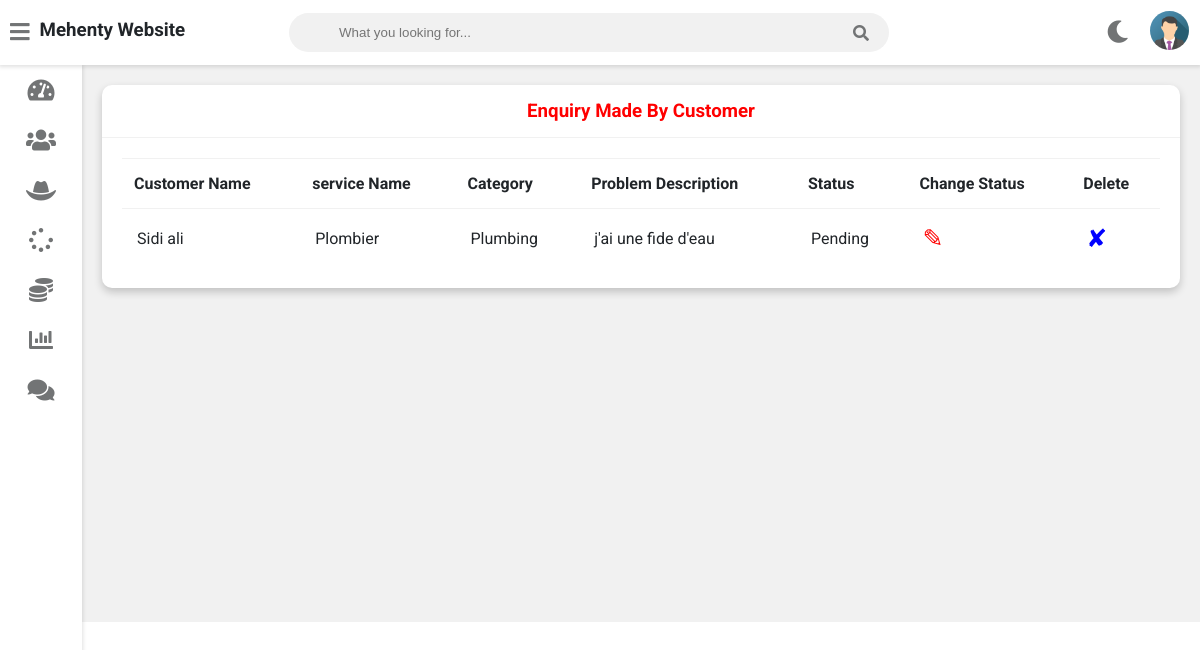
The page /admin-view-request (signed in) on the database as committed earlier.
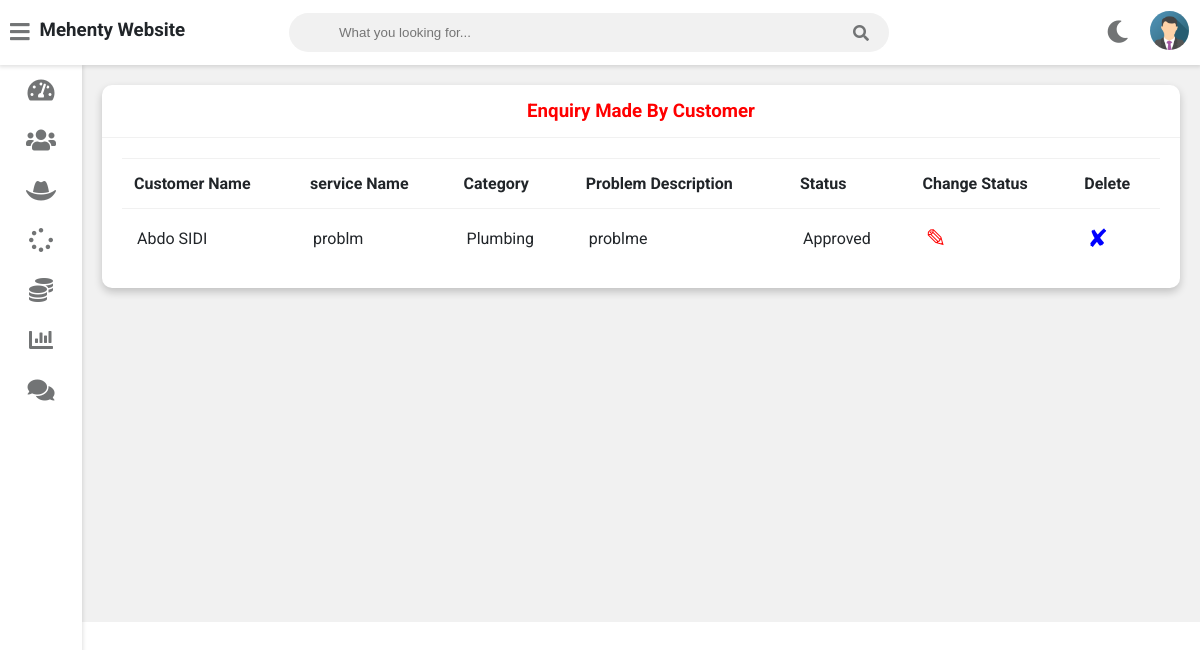
The same page on the database as committed later.
### service/models.py (models this page shows, shortened)
class Customer(models.Model):
    user=models.OneToOneField(User,on_delete=models.CASCADE)
    profile_pic= models.ImageField(upload_to='profile_pic/CustomerProfilePic/',null=True,blank=True)
    address = models.CharField(max_length=40)
    mobile = models.CharField(max_length=20,null=False)
    @property
    def get_name(self):
        return self.user.first_name+" "+self.user.last_name

class Request(models.Model):
    cat=(('Plumbing', 'Plumbing'),('Electricity', 'Electricity'),('Painting', 'Painting'),('Carpentry', 'Carpentry'))
    category=models.CharField(max_length=50,choices=cat)
    service_no=models.PositiveIntegerField(null=False)
    service_name = models.CharField(max_length=40,null=False)
    problem_description = models.CharField(max_length=500,null=False)
    date=models.DateField(auto_now=True)
    cost=models.PositiveIntegerField(null=True)
    customer=models.ForeignKey('Customer', on_delete=models.CASCADE,null=True)
    Technician=models.ForeignKey('Technician',on_delete=models.CASCADE,null=True)
    stat=(('Pending','Pending'),('Approved','Approved'),('Repairing','Repairing'),('Repairing Done','Repairing Done'),('Released','Released'))
    status=models.CharField(max_length=50,choices=stat,default='Pending',null=True)

### service/views.py (the view)
# urls.py: path('admin-view-request',views.admin_view_request_view,name='admin-view-request'),
@login_required(login_url='adminlogin')
def admin_view_request_view(request):
    enquiry=models.Request.objects.all().order_by('-id')
    customers=[]
    for enq in enquiry:
        customer=models.Customer.objects.get(id=enq.customer_id)
        customers.append(customer)
    return render(request,'service/admin_view_request.html',{'data':zip(customers,enquiry)})

### templates/service/admin_view_request.html
{% extends 'service/adminbase.html' %}
{% block content %}
	<div class="wrapper">
		<div class="row">
			<div class="col-12 col-m-12 col-sm-12">
				<div class="card">
					<div class="card-header">
						<h3 style="color:red; text-align:center" >Enquiry Made By Customer
						</h3>
					</div>
					<div class="card-content">
						<table>
							<thead>
                <tr>
                  <th>Customer Name</th>
                  <th>service Name</th>
                  <th>Category</th>
                  <th>Problem Description</th>
                  <th>Status</th>
                  <th>Change Status</th>
                  <th>Delete</th>
                </tr>
							</thead>
							<tbody>
                {% for c,r in data %}
                <tr>
                  <td> {{c.get_name}}</td>
                  <td> {{r.service_name}}</td>
                  <td>{{r.category}}</td>
                  <td>{{r.problem_description}}</td>
                  <td>{{r.status}}</td>
                  <td><a  style="color:red; text-decoration:none;font-size:25px;" href="{% url 'change-status' r.id  %}">&#9998;</a></td>
                  <td><a style="color:blue; text-decoration:none;font-size:25px;"href="{% url 'admin-delete-request' r.id  %}">&#10008;</a></td>
                </tr>
                {% endfor %}
							</tbody>
						</table>
					</div>
				</div>
			</div>
		</div>
<br><br><br><br><br><br><br><br><br><br><br><br><br><br><br><br>
	</div>
{% endblock content %}

### templates/service/adminbase.html (shortened to what this page needs)
<!DOCTYPE html>
{% load static %}
<html>
<head>
    <link rel="stylesheet" type="text/css" href="https://cdnjs.cloudflare.com/ajax/libs/Chart.js/2.9.3/Chart.min.css">
    <link rel="stylesheet" type="text/css" href="{% static "fontawesome-free/css/all.min.css" %}">
    <link rel="stylesheet" type="text/css" href="{% static "style.css" %}">
</head>
<body class="overlay-scrollbar">
    <div class="navbar">
        <ul class="navbar-nav">
            <li class="nav-item">
                <a class="nav-link">
                    <i class="fas fa-bars" onclick="collapseSidebar()"></i>
                </a>
            </li>
            <li class="nav-item">
                <h3>Mehenty Website</h3>
            </li>
        </ul>
        <form class="navbar-search">
            <input type="text" name="Search" class="navbar-search-input" placeholder="What you looking for...">
            <i class="fas fa-search"></i>
        </form>
        <ul class="navbar-nav nav-right">
            <li class="nav-item mode">
                <a class="nav-link" href="#" onclick="switchTheme()">
                    <i class="fas fa-moon dark-icon"></i>
                </a>
            </li>
            <li class="nav-item avt-wrapper">
                <div class="avt dropdown">
                    <img src="{% static "images/admin.png" %}" alt="User image" class="dropdown-toggle" data-toggle="user-menu">
                </div>
            </li>
        </ul>
    </div>
    <div class="sidebar">
        <ul class="sidebar-nav">
            <li class="sidebar-nav-item">
                <a href="/admin-dashboard" class="sidebar-nav-link">
                    <div>
                        <i class="fas fa-tachometer-alt"></i>
                    </div>
                </a>
            </li>
            <li class="sidebar-nav-item">
                <a href="/admin-customer" class="sidebar-nav-link">
                    <div>
                        <i class="fas fa-users"></i>
                    </div>
                </a>
            </li>
            <li class="sidebar-nav-item">
                <a href="/admin-Technician" class="sidebar-nav-link">
                    <div>
                    <i class="fas fa-hat-cowboy"></i>
                    </div>
                </a>
            </li>
            <li class="sidebar-nav-item">
                <a href="/admin-request" class="sidebar-nav-link">
                    <div>
                        <i class="fas fa-spinner"></i>
                    </div>
                </a>
            </li>
            <li class="sidebar-nav-item">
                <a href="/admin-report" class="sidebar-nav-link">
                    <div>
                        <i class="fas fa-coins"></i>
                    </div>
                </a>
            </li>
            <li class="sidebar-nav-item">
                <a href="/admin_chart" class="sidebar-nav-link">
                    <div>
                    <i class="fas fa-far fa-chart-bar"></i>
                    </div>
                </a>
            </li>
            <li class="sidebar-nav-item">
                <a href="/admin-feedback" class="sidebar-nav-link">
                    <div>
                    <i class="fas fa-comments"></i>
                    </div>
                </a>
            </li>
        </ul>
    </div>
    <div>
        <div class="content">
            {% block content %}
            {% endblock content %}
        </div>
    </div>
</body>
</html>

### static/style.css (style rules this page uses)
:root { --primary-color: #4834d4; --success-color: #6ab04c; --warning-color: #f0932b; --danger-color: #eb4d4b; --light-color: #212529; --light-second-color: #727475; --light-background: #ffffff; --light-second-background: #f1f1f1; --dark-color: #909090; --dark-second-color: #f5f6fa; --dark-background: #23242D; --dark-second-background: #181818; }
.light { --main-bg-color: var(--light-background); --second-bg-color: var(--light-second-background); --main-color: var(--light-color); --second-color: var(--light-second-color); }
* { box-sizing: border-box; }
body { font-family: 'Roboto', sans-serif; background: var(--main-bg-color); color: var(--main-color); margin: 0; }
.navbar { display: flex; flex-direction: row; background: var(--main-bg-color); color: var(--main-color); position: fixed; top: 0; right: 0; left: 0; z-index: 101; box-shadow: rgba(0,0,0,0.12) 0px 1px 4px 1px; }
.navbar-nav { list-style: none; display: flex; flex-direction: row; padding-left: 0; margin-bottom: 0; margin-top: 0; }
.nav-link { float: left; text-align: center; padding: 21px 10px; text-decoration: none; font-size: 17px; color: var(--second-color); position: relative; }
.navbar-nav i { font-size: 1.4rem; }
.nav-right { margin-left: auto; }
.navbar-search { position: relative; margin: auto; width: 50%; }
.navbar-search input { background: var(--second-bg-color); border: none; padding: 12px 50px 12px 50px; width: 100%; outline: none; color: var(--main-color); border-radius: 20px; }
.navbar-search i { position: absolute; top: 50%; right: 20px; transform: translateY(-50%); color: var(--second-color); cursor: pointer; }
.avt img { width: 39px; height: 39px; border-radius: 50%; }
.avt { padding: 11px }
.dropdown { position: relative; }
.wrapper { padding: 10px; margin-left: 82px; padding-top: 75px; background: var(--second-bg-color); transition: margin-left .5s; }
.sidebar { width: 82px; height: 100vh; position: fixed; margin-top: 65px; background: var(--main-bg-color); box-shadow: rgba(0,0,0,0.12) 0px 1px 4px 1px; overflow: hidden; z-index: 100; transition: width .5s; }
.sidebar-nav { list-style: none; padding: 0; margin: 0; display: flex; flex-direction: column; align-items: center; height: 100vh; }
.sidebar-nav-item { width: 100%; }
.sidebar-nav-link { display: flex; align-items: center; color: var(--main-color); text-decoration: none; }
.sidebar-nav-link i { font-size: 1.5rem; color: var(--second-color); position: absolute; left: 50%; top: 50%; transform: translate(-50%, -50%); }
.sidebar-nav-link div { min-width: 82px; height: 50px; position: relative; }
.row { display: flex; flex-wrap: wrap; flex-direction: row; }
.row:after, .row:before { box-sizing: border-box; }
[class*="col-"] { padding: 10px; }
@media only screen and (min-width: 600px) { .col-sm-12 { width: 100%; } }
@media only screen and (min-width: 768px) { .col-m-12 { width: 100%; } }
@media only screen and (min-width: 992px) { .col-12 { width: 100%; } }
.card { background: var(--main-bg-color); color: var(--main-color); border-radius: 10px; margin-bottom: 10px; box-shadow: 0 4px 8px 0 rgba(0,0,0,0.2); }
.card-header { padding: 15px 30px; border-bottom: 1px solid var(--second-bg-color); position: relative; }
.card-header h3 { margin: 0; }
.card-content { padding: 20px; overflow-x: auto; }
table { border-collapse: collapse; width: 100%; }
table td { border-top: 1px solid var(--second-bg-color); padding: 15px; }
table th { border-top: 1px solid var(--second-bg-color); border-bottom: 1px solid var(--second-bg-color); padding: 15px 12px; text-align: left; }

Rows that differ between the two databases and show on the page:
removed Customer: get_name "Sidi ali", service_name "Plombier", category "Plumbing", problem_description "j'ai une fide d'eau", status "Pending"
added Customer: get_name "Abdo SIDI", service_name "problm", category "Plumbing", problem_description "problme", status "Approved"
